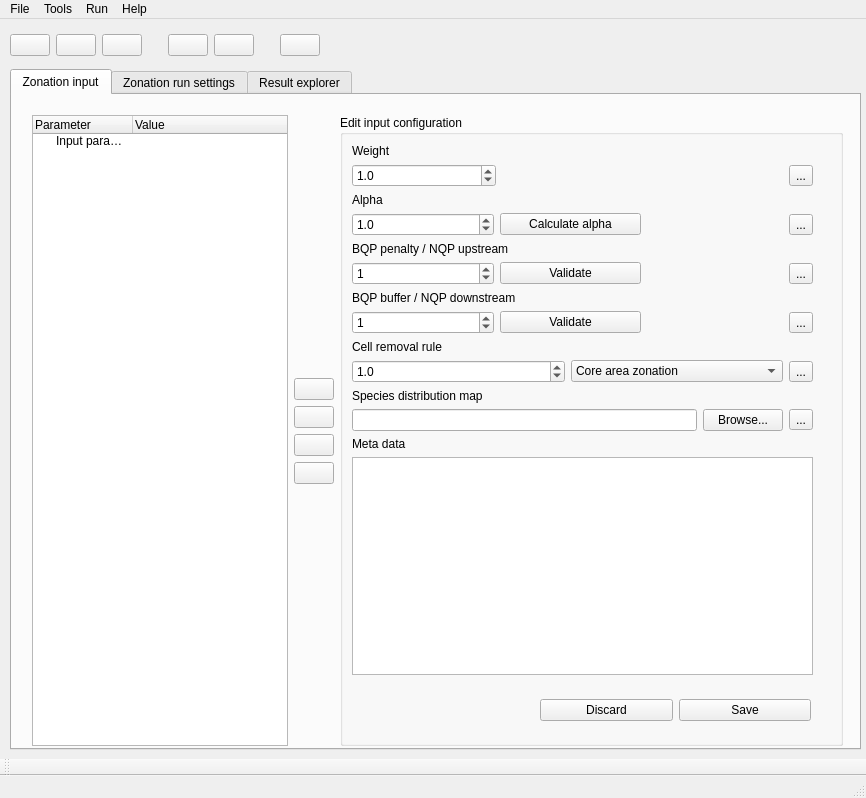
<ui version="4.0" >
 <class>MainWindow</class>
 <widget class="QMainWindow" name="MainWindow" >
  <property name="geometry" >
   <rect>
    <x>0</x>
    <y>0</y>
    <width>866</width>
    <height>798</height>
   </rect>
  </property>
  <property name="minimumSize" >
   <size>
    <width>816</width>
    <height>716</height>
   </size>
  </property>
  <property name="maximumSize" >
   <size>
    <width>10000</width>
    <height>10000</height>
   </size>
  </property>
  <property name="windowTitle" >
   <string>ZigHelper</string>
  </property>
  <property name="windowIcon" >
   <iconset resource="ZigGui.qrc" >
    <normaloff>:/new/prefix1/Icons/Z_logo32x34.jpg</normaloff>:/new/prefix1/Icons/Z_logo32x34.jpg</iconset>
  </property>
  <widget class="QWidget" name="centralwidget" >
   <property name="geometry" >
    <rect>
     <x>0</x>
     <y>26</y>
     <width>866</width>
     <height>737</height>
    </rect>
   </property>
   <widget class="QTabWidget" name="tabWidget" >
    <property name="geometry" >
     <rect>
      <x>10</x>
      <y>50</y>
      <width>851</width>
      <height>681</height>
     </rect>
    </property>
    <property name="currentIndex" >
     <number>0</number>
    </property>
    <widget class="QWidget" name="tab" >
     <property name="geometry" >
      <rect>
       <x>0</x>
       <y>0</y>
       <width>839</width>
       <height>642</height>
      </rect>
     </property>
     <attribute name="title" >
      <string>Zonation input</string>
     </attribute>
     <widget class="QWidget" name="horizontalLayout" >
      <property name="geometry" >
       <rect>
        <x>20</x>
        <y>20</y>
        <width>811</width>
        <height>631</height>
       </rect>
      </property>
      <layout class="QHBoxLayout" >
       <item>
        <widget class="QTreeWidget" name="contenttree" >
         <property name="sizePolicy" >
          <sizepolicy vsizetype="Expanding" hsizetype="Minimum" >
           <horstretch>0</horstretch>
           <verstretch>0</verstretch>
          </sizepolicy>
         </property>
         <property name="cursor" stdset="0" >
          <cursorShape>PointingHandCursor</cursorShape>
         </property>
         <property name="styleSheet" >
          <string notr="true" />
         </property>
         <property name="alternatingRowColors" >
          <bool>true</bool>
         </property>
         <property name="selectionBehavior" >
          <enum>QAbstractItemView::SelectItems</enum>
         </property>
         <property name="animated" >
          <bool>true</bool>
         </property>
         <property name="columnCount" >
          <number>2</number>
         </property>
         <column>
          <property name="text" >
           <string>Parameter</string>
          </property>
         </column>
         <column>
          <property name="text" >
           <string>Value</string>
          </property>
         </column>
         <item>
          <property name="text" >
           <string>Input parameters</string>
          </property>
          <property name="text" >
           <string/>
          </property>
         </item>
        </widget>
       </item>
       <item>
        <layout class="QGridLayout" >
         <item row="1" column="0" >
          <widget class="QPushButton" name="pushButton" >
           <property name="toolTip" >
            <string>Go to first layer</string>
           </property>
           <property name="text" >
            <string/>
           </property>
           <property name="icon" >
            <iconset resource="ZigGui.qrc" >
             <normaloff>:/new/prefix1/Icons/go-top.png</normaloff>:/new/prefix1/Icons/go-top.png</iconset>
           </property>
          </widget>
         </item>
         <item row="2" column="0" >
          <widget class="QPushButton" name="pushButton_2" >
           <property name="toolTip" >
            <string>Go to previous layer</string>
           </property>
           <property name="text" >
            <string/>
           </property>
           <property name="icon" >
            <iconset resource="ZigGui.qrc" >
             <normaloff>:/new/prefix1/Icons/go-up.png</normaloff>:/new/prefix1/Icons/go-up.png</iconset>
           </property>
          </widget>
         </item>
         <item row="3" column="0" >
          <widget class="QPushButton" name="pushButton_3" >
           <property name="toolTip" >
            <string>Go to next layer</string>
           </property>
           <property name="text" >
            <string/>
           </property>
           <property name="icon" >
            <iconset resource="ZigGui.qrc" >
             <normaloff>:/new/prefix1/Icons/go-down.png</normaloff>:/new/prefix1/Icons/go-down.png</iconset>
           </property>
          </widget>
         </item>
         <item row="4" column="0" >
          <widget class="QPushButton" name="pushButton_4" >
           <property name="toolTip" >
            <string>Go to last layer</string>
           </property>
           <property name="text" >
            <string/>
           </property>
           <property name="icon" >
            <iconset resource="ZigGui.qrc" >
             <normaloff>:/new/prefix1/Icons/go-bottom.png</normaloff>:/new/prefix1/Icons/go-bottom.png</iconset>
           </property>
          </widget>
         </item>
         <item row="0" column="0" >
          <spacer>
           <property name="orientation" >
            <enum>Qt::Vertical</enum>
           </property>
           <property name="sizeHint" stdset="0" >
            <size>
             <width>20</width>
             <height>40</height>
            </size>
           </property>
          </spacer>
         </item>
         <item row="5" column="0" >
          <spacer>
           <property name="orientation" >
            <enum>Qt::Vertical</enum>
           </property>
           <property name="sizeHint" stdset="0" >
            <size>
             <width>20</width>
             <height>40</height>
            </size>
           </property>
          </spacer>
         </item>
        </layout>
       </item>
       <item>
        <widget class="QGroupBox" name="groupBox" >
         <property name="sizePolicy" >
          <sizepolicy vsizetype="Preferred" hsizetype="Expanding" >
           <horstretch>0</horstretch>
           <verstretch>0</verstretch>
          </sizepolicy>
         </property>
         <property name="title" >
          <string>Edit input configuration</string>
         </property>
         <widget class="QWidget" name="layoutWidget" >
          <property name="geometry" >
           <rect>
            <x>12</x>
            <y>29</y>
            <width>461</width>
            <height>531</height>
           </rect>
          </property>
          <layout class="QVBoxLayout" >
           <item>
            <widget class="QLabel" name="label" >
             <property name="font" >
              <font>
               <weight>50</weight>
               <bold>false</bold>
              </font>
             </property>
             <property name="text" >
              <string>Weight</string>
             </property>
            </widget>
           </item>
           <item>
            <layout class="QGridLayout" >
             <item row="0" column="0" >
              <widget class="QDoubleSpinBox" name="spbxweight" >
               <property name="sizePolicy" >
                <sizepolicy vsizetype="Fixed" hsizetype="MinimumExpanding" >
                 <horstretch>0</horstretch>
                 <verstretch>0</verstretch>
                </sizepolicy>
               </property>
               <property name="decimals" >
                <number>1</number>
               </property>
               <property name="maximum" >
                <double>1000.000000000000000</double>
               </property>
               <property name="singleStep" >
                <double>0.100000000000000</double>
               </property>
               <property name="value" >
                <double>1.000000000000000</double>
               </property>
              </widget>
             </item>
             <item row="0" column="3" >
              <spacer>
               <property name="orientation" >
                <enum>Qt::Horizontal</enum>
               </property>
               <property name="sizeHint" stdset="0" >
                <size>
                 <width>40</width>
                 <height>20</height>
                </size>
               </property>
              </spacer>
             </item>
             <item row="0" column="4" >
              <widget class="QToolButton" name="toolButton" >
               <property name="text" >
                <string>...</string>
               </property>
               <property name="icon" >
                <iconset resource="ZigGui.qrc" >
                 <normaloff>:/new/prefix1/Icons/help-browser.png</normaloff>:/new/prefix1/Icons/help-browser.png</iconset>
               </property>
               <property name="iconSize" >
                <size>
                 <width>20</width>
                 <height>20</height>
                </size>
               </property>
              </widget>
             </item>
             <item row="0" column="2" >
              <spacer>
               <property name="orientation" >
                <enum>Qt::Horizontal</enum>
               </property>
               <property name="sizeHint" stdset="0" >
                <size>
                 <width>40</width>
                 <height>20</height>
                </size>
               </property>
              </spacer>
             </item>
            </layout>
           </item>
           <item>
            <widget class="QLabel" name="label_2" >
             <property name="font" >
              <font>
               <pointsize>9</pointsize>
              </font>
             </property>
             <property name="text" >
              <string>Alpha</string>
             </property>
            </widget>
           </item>
           <item>
            <layout class="QGridLayout" >
             <item row="0" column="0" >
              <widget class="QDoubleSpinBox" name="doubleSpinBox_2" >
               <property name="sizePolicy" >
                <sizepolicy vsizetype="Fixed" hsizetype="MinimumExpanding" >
                 <horstretch>0</horstretch>
                 <verstretch>0</verstretch>
                </sizepolicy>
               </property>
               <property name="decimals" >
                <number>1</number>
               </property>
               <property name="maximum" >
                <double>1000.000000000000000</double>
               </property>
               <property name="singleStep" >
                <double>0.100000000000000</double>
               </property>
               <property name="value" >
                <double>1.000000000000000</double>
               </property>
              </widget>
             </item>
             <item row="0" column="2" >
              <widget class="QPushButton" name="pushButton_11" >
               <property name="sizePolicy" >
                <sizepolicy vsizetype="Fixed" hsizetype="MinimumExpanding" >
                 <horstretch>0</horstretch>
                 <verstretch>0</verstretch>
                </sizepolicy>
               </property>
               <property name="text" >
                <string>Calculate alpha</string>
               </property>
              </widget>
             </item>
             <item row="0" column="3" >
              <spacer>
               <property name="orientation" >
                <enum>Qt::Horizontal</enum>
               </property>
               <property name="sizeHint" stdset="0" >
                <size>
                 <width>40</width>
                 <height>20</height>
                </size>
               </property>
              </spacer>
             </item>
             <item row="0" column="4" >
              <widget class="QToolButton" name="toolButton_2" >
               <property name="text" >
                <string>...</string>
               </property>
               <property name="icon" >
                <iconset resource="ZigGui.qrc" >
                 <normaloff>:/new/prefix1/Icons/help-browser.png</normaloff>:/new/prefix1/Icons/help-browser.png</iconset>
               </property>
               <property name="iconSize" >
                <size>
                 <width>20</width>
                 <height>20</height>
                </size>
               </property>
              </widget>
             </item>
            </layout>
           </item>
           <item>
            <widget class="QLabel" name="label_3" >
             <property name="text" >
              <string>BQP penalty / NQP upstream</string>
             </property>
             <property name="wordWrap" >
              <bool>true</bool>
             </property>
            </widget>
           </item>
           <item>
            <layout class="QGridLayout" >
             <item row="0" column="0" >
              <widget class="QSpinBox" name="spinBox" >
               <property name="sizePolicy" >
                <sizepolicy vsizetype="Fixed" hsizetype="MinimumExpanding" >
                 <horstretch>0</horstretch>
                 <verstretch>0</verstretch>
                </sizepolicy>
               </property>
               <property name="maximum" >
                <number>1000</number>
               </property>
               <property name="value" >
                <number>1</number>
               </property>
              </widget>
             </item>
             <item row="0" column="2" >
              <widget class="QPushButton" name="pushButton_12" >
               <property name="sizePolicy" >
                <sizepolicy vsizetype="Fixed" hsizetype="MinimumExpanding" >
                 <horstretch>0</horstretch>
                 <verstretch>0</verstretch>
                </sizepolicy>
               </property>
               <property name="text" >
                <string>Validate</string>
               </property>
              </widget>
             </item>
             <item row="0" column="3" >
              <spacer>
               <property name="orientation" >
                <enum>Qt::Horizontal</enum>
               </property>
               <property name="sizeHint" stdset="0" >
                <size>
                 <width>40</width>
                 <height>20</height>
                </size>
               </property>
              </spacer>
             </item>
             <item row="0" column="4" >
              <widget class="QToolButton" name="toolButton_3" >
               <property name="text" >
                <string>...</string>
               </property>
               <property name="icon" >
                <iconset resource="ZigGui.qrc" >
                 <normaloff>:/new/prefix1/Icons/help-browser.png</normaloff>:/new/prefix1/Icons/help-browser.png</iconset>
               </property>
               <property name="iconSize" >
                <size>
                 <width>20</width>
                 <height>20</height>
                </size>
               </property>
              </widget>
             </item>
            </layout>
           </item>
           <item>
            <widget class="QLabel" name="label_4" >
             <property name="text" >
              <string>BQP buffer / NQP downstream</string>
             </property>
             <property name="wordWrap" >
              <bool>true</bool>
             </property>
            </widget>
           </item>
           <item>
            <layout class="QGridLayout" >
             <item row="0" column="0" >
              <widget class="QSpinBox" name="spinBox_2" >
               <property name="sizePolicy" >
                <sizepolicy vsizetype="Fixed" hsizetype="MinimumExpanding" >
                 <horstretch>0</horstretch>
                 <verstretch>0</verstretch>
                </sizepolicy>
               </property>
               <property name="maximum" >
                <number>1000</number>
               </property>
               <property name="value" >
                <number>1</number>
               </property>
              </widget>
             </item>
             <item row="0" column="2" >
              <widget class="QPushButton" name="pushButton_14" >
               <property name="sizePolicy" >
                <sizepolicy vsizetype="Fixed" hsizetype="MinimumExpanding" >
                 <horstretch>0</horstretch>
                 <verstretch>0</verstretch>
                </sizepolicy>
               </property>
               <property name="text" >
                <string>Validate</string>
               </property>
              </widget>
             </item>
             <item row="0" column="3" >
              <spacer>
               <property name="orientation" >
                <enum>Qt::Horizontal</enum>
               </property>
               <property name="sizeHint" stdset="0" >
                <size>
                 <width>40</width>
                 <height>20</height>
                </size>
               </property>
              </spacer>
             </item>
             <item row="0" column="4" >
              <widget class="QToolButton" name="toolButton_6" >
               <property name="text" >
                <string>...</string>
               </property>
               <property name="icon" >
                <iconset resource="ZigGui.qrc" >
                 <normaloff>:/new/prefix1/Icons/help-browser.png</normaloff>:/new/prefix1/Icons/help-browser.png</iconset>
               </property>
               <property name="iconSize" >
                <size>
                 <width>20</width>
                 <height>20</height>
                </size>
               </property>
              </widget>
             </item>
            </layout>
           </item>
           <item>
            <widget class="QLabel" name="label_5" >
             <property name="text" >
              <string>Cell removal rule</string>
             </property>
             <property name="wordWrap" >
              <bool>true</bool>
             </property>
            </widget>
           </item>
           <item>
            <layout class="QGridLayout" >
             <item row="0" column="0" >
              <widget class="QDoubleSpinBox" name="doubleSpinBox_3" >
               <property name="decimals" >
                <number>1</number>
               </property>
               <property name="maximum" >
                <double>1000.000000000000000</double>
               </property>
               <property name="singleStep" >
                <double>0.100000000000000</double>
               </property>
               <property name="value" >
                <double>1.000000000000000</double>
               </property>
              </widget>
             </item>
             <item row="0" column="1" >
              <widget class="QComboBox" name="comboBox" >
               <property name="font" >
                <font>
                 <pointsize>9</pointsize>
                </font>
               </property>
               <item>
                <property name="text" >
                 <string>Core area zonation</string>
                </property>
               </item>
               <item>
                <property name="text" >
                 <string>Additive benefit function</string>
                </property>
               </item>
               <item>
                <property name="text" >
                 <string>Target-based planning</string>
                </property>
               </item>
               <item>
                <property name="text" >
                 <string>Generalized benefit function</string>
                </property>
               </item>
              </widget>
             </item>
             <item row="0" column="2" >
              <widget class="QToolButton" name="toolButton_5" >
               <property name="text" >
                <string>...</string>
               </property>
               <property name="icon" >
                <iconset resource="ZigGui.qrc" >
                 <normaloff>:/new/prefix1/Icons/help-browser.png</normaloff>:/new/prefix1/Icons/help-browser.png</iconset>
               </property>
               <property name="iconSize" >
                <size>
                 <width>20</width>
                 <height>20</height>
                </size>
               </property>
              </widget>
             </item>
            </layout>
           </item>
           <item>
            <widget class="QLabel" name="label_6" >
             <property name="text" >
              <string>Species distribution map</string>
             </property>
             <property name="wordWrap" >
              <bool>true</bool>
             </property>
            </widget>
           </item>
           <item>
            <layout class="QHBoxLayout" >
             <item>
              <widget class="QLineEdit" name="lineEdit" />
             </item>
             <item>
              <widget class="QPushButton" name="pushButton_13" >
               <property name="text" >
                <string>Browse...</string>
               </property>
              </widget>
             </item>
             <item>
              <widget class="QToolButton" name="toolButton_7" >
               <property name="text" >
                <string>...</string>
               </property>
               <property name="icon" >
                <iconset resource="ZigGui.qrc" >
                 <normaloff>:/new/prefix1/Icons/help-browser.png</normaloff>:/new/prefix1/Icons/help-browser.png</iconset>
               </property>
               <property name="iconSize" >
                <size>
                 <width>20</width>
                 <height>20</height>
                </size>
               </property>
              </widget>
             </item>
            </layout>
           </item>
           <item>
            <widget class="QLabel" name="label_7" >
             <property name="text" >
              <string>Meta data</string>
             </property>
             <property name="wordWrap" >
              <bool>true</bool>
             </property>
            </widget>
           </item>
           <item>
            <widget class="QTextEdit" name="textEdit" />
           </item>
          </layout>
         </widget>
         <widget class="QWidget" name="horizontalLayout_2" >
          <property name="geometry" >
           <rect>
            <x>200</x>
            <y>570</y>
            <width>271</width>
            <height>51</height>
           </rect>
          </property>
          <layout class="QHBoxLayout" >
           <item>
            <widget class="QPushButton" name="pushButton_15" >
             <property name="text" >
              <string>Discard</string>
             </property>
            </widget>
           </item>
           <item>
            <widget class="QPushButton" name="pushButton_16" >
             <property name="text" >
              <string>Save</string>
             </property>
            </widget>
           </item>
          </layout>
         </widget>
        </widget>
       </item>
      </layout>
     </widget>
    </widget>
    <widget class="QWidget" name="tab_2" >
     <property name="geometry" >
      <rect>
       <x>0</x>
       <y>0</y>
       <width>839</width>
       <height>642</height>
      </rect>
     </property>
     <attribute name="title" >
      <string>Zonation run settings</string>
     </attribute>
    </widget>
    <widget class="QWidget" name="tab_3" >
     <property name="geometry" >
      <rect>
       <x>0</x>
       <y>0</y>
       <width>839</width>
       <height>642</height>
      </rect>
     </property>
     <attribute name="title" >
      <string>Result explorer</string>
     </attribute>
    </widget>
   </widget>
   <widget class="QWidget" name="gridLayout_2" >
    <property name="geometry" >
     <rect>
      <x>10</x>
      <y>1</y>
      <width>931</width>
      <height>51</height>
     </rect>
    </property>
    <layout class="QGridLayout" >
     <property name="horizontalSpacing" >
      <number>6</number>
     </property>
     <property name="verticalSpacing" >
      <number>0</number>
     </property>
     <item row="0" column="2" >
      <widget class="QPushButton" name="pushButton_6" >
       <property name="sizePolicy" >
        <sizepolicy vsizetype="Fixed" hsizetype="Fixed" >
         <horstretch>0</horstretch>
         <verstretch>0</verstretch>
        </sizepolicy>
       </property>
       <property name="toolTip" >
        <string>Save</string>
       </property>
       <property name="text" >
        <string/>
       </property>
       <property name="icon" >
        <iconset resource="ZigGui.qrc" >
         <normaloff>:/new/prefix1/Icons/document-save.png</normaloff>:/new/prefix1/Icons/document-save.png</iconset>
       </property>
      </widget>
     </item>
     <item row="0" column="1" >
      <widget class="QPushButton" name="pushButton_7" >
       <property name="sizePolicy" >
        <sizepolicy vsizetype="Fixed" hsizetype="Fixed" >
         <horstretch>0</horstretch>
         <verstretch>0</verstretch>
        </sizepolicy>
       </property>
       <property name="toolTip" >
        <string>Open</string>
       </property>
       <property name="text" >
        <string/>
       </property>
       <property name="icon" >
        <iconset resource="ZigGui.qrc" >
         <normaloff>:/new/prefix1/Icons/document-open.png</normaloff>:/new/prefix1/Icons/document-open.png</iconset>
       </property>
      </widget>
     </item>
     <item row="0" column="0" >
      <widget class="QPushButton" name="pushButton_8" >
       <property name="sizePolicy" >
        <sizepolicy vsizetype="Fixed" hsizetype="Fixed" >
         <horstretch>0</horstretch>
         <verstretch>0</verstretch>
        </sizepolicy>
       </property>
       <property name="toolTip" >
        <string>New</string>
       </property>
       <property name="text" >
        <string/>
       </property>
       <property name="icon" >
        <iconset resource="ZigGui.qrc" >
         <normaloff>:/new/prefix1/Icons/document-new.png</normaloff>:/new/prefix1/Icons/document-new.png</iconset>
       </property>
      </widget>
     </item>
     <item row="0" column="8" >
      <spacer>
       <property name="orientation" >
        <enum>Qt::Horizontal</enum>
       </property>
       <property name="sizeHint" stdset="0" >
        <size>
         <width>40</width>
         <height>20</height>
        </size>
       </property>
      </spacer>
     </item>
     <item row="0" column="4" >
      <widget class="QPushButton" name="pushButton_5" >
       <property name="sizePolicy" >
        <sizepolicy vsizetype="Fixed" hsizetype="Fixed" >
         <horstretch>0</horstretch>
         <verstretch>0</verstretch>
        </sizepolicy>
       </property>
       <property name="toolTip" >
        <string>Revert</string>
       </property>
       <property name="text" >
        <string/>
       </property>
       <property name="icon" >
        <iconset resource="ZigGui.qrc" >
         <normaloff>:/new/prefix1/Icons/edit-undo.png</normaloff>:/new/prefix1/Icons/edit-undo.png</iconset>
       </property>
      </widget>
     </item>
     <item row="0" column="5" >
      <widget class="QPushButton" name="pushButton_9" >
       <property name="sizePolicy" >
        <sizepolicy vsizetype="Fixed" hsizetype="Fixed" >
         <horstretch>0</horstretch>
         <verstretch>0</verstretch>
        </sizepolicy>
       </property>
       <property name="toolTip" >
        <string>Apply</string>
       </property>
       <property name="text" >
        <string/>
       </property>
       <property name="icon" >
        <iconset resource="ZigGui.qrc" >
         <normaloff>:/new/prefix1/Icons/edit-redo.png</normaloff>:/new/prefix1/Icons/edit-redo.png</iconset>
       </property>
      </widget>
     </item>
     <item row="0" column="3" >
      <spacer>
       <property name="orientation" >
        <enum>Qt::Horizontal</enum>
       </property>
       <property name="sizeType" >
        <enum>QSizePolicy::Fixed</enum>
       </property>
       <property name="sizeHint" stdset="0" >
        <size>
         <width>20</width>
         <height>20</height>
        </size>
       </property>
      </spacer>
     </item>
     <item row="0" column="7" >
      <widget class="QPushButton" name="pushButton_10" >
       <property name="sizePolicy" >
        <sizepolicy vsizetype="Fixed" hsizetype="Preferred" >
         <horstretch>0</horstretch>
         <verstretch>0</verstretch>
        </sizepolicy>
       </property>
       <property name="toolTip" >
        <string>Start Zonation</string>
       </property>
       <property name="text" >
        <string/>
       </property>
       <property name="icon" >
        <iconset resource="ZigGui.qrc" >
         <normaloff>:/new/prefix1/Icons/Z_logo32x34.jpg</normaloff>:/new/prefix1/Icons/Z_logo32x34.jpg</iconset>
       </property>
      </widget>
     </item>
     <item row="0" column="6" >
      <spacer>
       <property name="orientation" >
        <enum>Qt::Horizontal</enum>
       </property>
       <property name="sizeType" >
        <enum>QSizePolicy::Fixed</enum>
       </property>
       <property name="sizeHint" stdset="0" >
        <size>
         <width>20</width>
         <height>20</height>
        </size>
       </property>
      </spacer>
     </item>
    </layout>
   </widget>
  </widget>
  <widget class="QMenuBar" name="menubar" >
   <property name="geometry" >
    <rect>
     <x>0</x>
     <y>0</y>
     <width>866</width>
     <height>26</height>
    </rect>
   </property>
   <widget class="QMenu" name="menuFile" >
    <property name="title" >
     <string>File</string>
    </property>
    <widget class="QMenu" name="menuNew" >
     <property name="title" >
      <string>New</string>
     </property>
     <addaction name="separator" />
     <addaction name="actionElement" />
    </widget>
    <addaction name="menuNew" />
    <addaction name="actionOpen" />
    <addaction name="actionSave" />
    <addaction name="actionSave_as" />
    <addaction name="separator" />
    <addaction name="actionExit" />
   </widget>
   <widget class="QMenu" name="menuHelp" >
    <property name="title" >
     <string>Help</string>
    </property>
    <addaction name="actionHelp" />
    <addaction name="separator" />
    <addaction name="actionAbout" />
   </widget>
   <widget class="QMenu" name="menuTools" >
    <property name="title" >
     <string>Tools</string>
    </property>
    <addaction name="actionArcHelper" />
    <addaction name="actionXYZ_converter" />
    <addaction name="actionVisualize" />
    <addaction name="separator" />
    <addaction name="actionPreferences" />
   </widget>
   <widget class="QMenu" name="menuRun" >
    <property name="title" >
     <string>Run</string>
    </property>
    <addaction name="actionRun" />
    <addaction name="actionRun_current" />
    <addaction name="actionCreate_batch" />
   </widget>
   <addaction name="menuFile" />
   <addaction name="menuTools" />
   <addaction name="menuRun" />
   <addaction name="menuHelp" />
  </widget>
  <widget class="QStatusBar" name="statusbar" >
   <property name="geometry" >
    <rect>
     <x>0</x>
     <y>775</y>
     <width>866</width>
     <height>23</height>
    </rect>
   </property>
  </widget>
  <widget class="QToolBar" name="toolBar" >
   <property name="geometry" >
    <rect>
     <x>0</x>
     <y>763</y>
     <width>866</width>
     <height>12</height>
    </rect>
   </property>
   <property name="windowTitle" >
    <string>toolBar</string>
   </property>
   <property name="windowIcon" >
    <iconset resource="ZigGui.qrc" >
     <normaloff>:/new/prefix1/Icons/Z_logo32x34.jpg</normaloff>:/new/prefix1/Icons/Z_logo32x34.jpg</iconset>
   </property>
   <attribute name="toolBarArea" >
    <enum>BottomToolBarArea</enum>
   </attribute>
   <attribute name="toolBarBreak" >
    <bool>false</bool>
   </attribute>
  </widget>
  <action name="actionOpen" >
   <property name="icon" >
    <iconset resource="ZigGui.qrc" >
     <normaloff>:/new/prefix1/Icons/document-open.png</normaloff>:/new/prefix1/Icons/document-open.png</iconset>
   </property>
   <property name="text" >
    <string>Open</string>
   </property>
  </action>
  <action name="actionSave" >
   <property name="icon" >
    <iconset resource="ZigGui.qrc" >
     <normaloff>:/new/prefix1/Icons/document-save.png</normaloff>:/new/prefix1/Icons/document-save.png</iconset>
   </property>
   <property name="text" >
    <string>Save</string>
   </property>
  </action>
  <action name="actionSave_as" >
   <property name="icon" >
    <iconset resource="ZigGui.qrc" >
     <normaloff>:/new/prefix1/Icons/document-save-as.png</normaloff>:/new/prefix1/Icons/document-save-as.png</iconset>
   </property>
   <property name="text" >
    <string>Save as...</string>
   </property>
  </action>
  <action name="actionExit" >
   <property name="icon" >
    <iconset resource="ZigGui.qrc" >
     <normaloff>:/new/prefix1/Icons/system-log-out.png</normaloff>:/new/prefix1/Icons/system-log-out.png</iconset>
   </property>
   <property name="text" >
    <string>Exit</string>
   </property>
   <property name="menuRole" >
    <enum>QAction::QuitRole</enum>
   </property>
  </action>
  <action name="actionHelp" >
   <property name="icon" >
    <iconset resource="ZigGui.qrc" >
     <normaloff>:/new/prefix1/Icons/address-book-new.png</normaloff>:/new/prefix1/Icons/address-book-new.png</iconset>
   </property>
   <property name="text" >
    <string>Help</string>
   </property>
  </action>
  <action name="actionAbout" >
   <property name="icon" >
    <iconset resource="ZigGui.qrc" >
     <normaloff>:/new/prefix1/Icons/system-users.png</normaloff>:/new/prefix1/Icons/system-users.png</iconset>
   </property>
   <property name="text" >
    <string>About</string>
   </property>
  </action>
  <action name="actionPreferences" >
   <property name="icon" >
    <iconset resource="ZigGui.qrc" >
     <normaloff>:/new/prefix1/Icons/preferences-system-windows.png</normaloff>:/new/prefix1/Icons/preferences-system-windows.png</iconset>
   </property>
   <property name="text" >
    <string>Preferences</string>
   </property>
  </action>
  <action name="actionXYZ_converter" >
   <property name="text" >
    <string>XYZ converter</string>
   </property>
  </action>
  <action name="actionArcHelper" >
   <property name="icon" >
    <iconset resource="ZigGui.qrc" >
     <normaloff>:/new/prefix1/Icons/arcgis_logo.gif</normaloff>:/new/prefix1/Icons/arcgis_logo.gif</iconset>
   </property>
   <property name="text" >
    <string>ArcHelper</string>
   </property>
  </action>
  <action name="actionElement" >
   <property name="text" >
    <string>Element</string>
   </property>
  </action>
  <action name="actionVisualize" >
   <property name="icon" >
    <iconset resource="ZigGui.qrc" >
     <normaloff>:/new/prefix1/Icons/system-search.png</normaloff>:/new/prefix1/Icons/system-search.png</iconset>
   </property>
   <property name="text" >
    <string>Visualize...</string>
   </property>
  </action>
  <action name="actionRun" >
   <property name="text" >
    <string>Run...</string>
   </property>
  </action>
  <action name="actionRun_current" >
   <property name="text" >
    <string>Run current</string>
   </property>
  </action>
  <action name="actionCreate_batch" >
   <property name="text" >
    <string>Create batch</string>
   </property>
  </action>
 </widget>
 <resources>
  <include location="ZigGui.qrc" />
 </resources>
 <connections>
  <connection>
   <sender>actionExit</sender>
   <signal>triggered()</signal>
   <receiver>MainWindow</receiver>
   <slot>close()</slot>
   <hints>
    <hint type="sourcelabel" >
     <x>-1</x>
     <y>-1</y>
    </hint>
    <hint type="destinationlabel" >
     <x>407</x>
     <y>357</y>
    </hint>
   </hints>
  </connection>
 </connections>
</ui>
